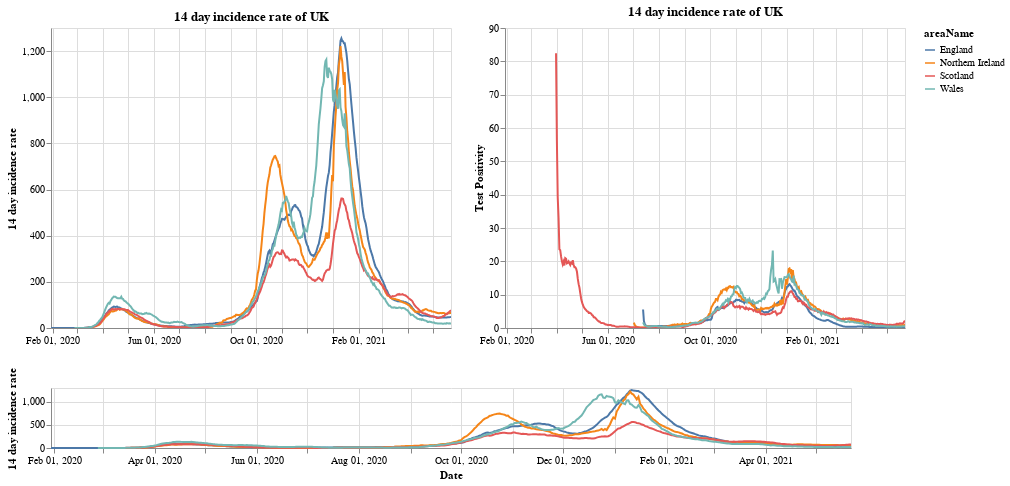

The cell this chart's notebook holds for it:
### Markdown cell above
# Plots

First a plot with each country in the UK. The top right shows the positivity rate for (which is the percentage of registered tests which were positive) while the top left is the 14 day incidence rate. The bottom chart can be used to select the timeframe (does not work on a mobile device).

### Code cell
#collapse
brush = alt.selection(type='interval', name='DateBrush',encodings=['x'],fields=['Time'])
leg_selection = alt.selection_multi(fields=['areaName'], bind='legend')

base = alt.Chart(uk_cases).mark_line().encode(
    x=alt.X("yearmonthdate(date):T", axis=alt.Axis(title='Date')),
    y=alt.Y("twoWeeklyCasesRate:Q", axis=alt.Axis(title='14 day incidence rate')),
    tooltip=['areaName', 'date','twoWeeklyCasesRate', 'testPositivity'],
    color='areaName',
    opacity=alt.condition(leg_selection, alt.value(2), alt.value(0.1))
).add_selection(leg_selection).properties(width=400)

upper = base.encode(alt.X('yearmonthdate(date):T', axis=alt.Axis(title=''),
                         scale=alt.Scale(domain=brush))
                   ).properties(title=f'14 day incidence rate of UK')
upper_right = upper.encode(alt.Y('testPositivity:Q', axis=alt.Axis(title='Test Positivity')))
lower = base.properties(height=60, width = 800).add_selection(brush)

(upper | upper_right) & lower

### Figure 1 — Vega-Lite specification as saved in the notebook (floating-point values rounded to 4 significant figures; data arrays with more than 128 entries replaced by an {"elided": "..."} marker saying what was removed)
{"config": {"view": {"continuousWidth": 400, "continuousHeight": 300}}, "vconcat": [{"hconcat": [{"mark": "line", "encoding": {"color": {"type": "nominal", "field": "areaName"}, "opacity": {"condition": {"value": 2, "selection": "selector001"}, "value": 0.1}, "tooltip": [{"type": "nominal", "field": "areaName"}, {"type": "temporal", "field": "date"}, {"type": "quantitative", "field": "twoWeeklyCasesRate"}, {"type": "quantitative", "field": "testPositivity"}], "x": {"type": "temporal", "axis": {"title": ""}, "field": "date", "scale": {"domain": {"selection": "DateBrush"}}, "timeUnit": "yearmonthdate"}, "y": {"type": "quantitative", "axis": {"title": "14 day incidence rate"}, "field": "twoWeeklyCasesRate"}}, "selection": {"selector001": {"type": "multi", "fields": ["areaName"], "bind": "legend"}}, "title": "14 day incidence rate of UK", "width": 400}, {"mark": "line", "encoding": {"color": {"type": "nominal", "field": "areaName"}, "opacity": {"condition": {"value": 2, "selection": "selector001"}, "value": 0.1}, "tooltip": [{"type": "nominal", "field": "areaName"}, {"type": "temporal", "field": "date"}, {"type": "quantitative", "field": "twoWeeklyCasesRate"}, {"type": "quantitative", "field": "testPositivity"}], "x": {"type": "temporal", "axis": {"title": ""}, "field": "date", "scale": {"domain": {"selection": "DateBrush"}}, "timeUnit": "yearmonthdate"}, "y": {"type": "quantitative", "axis": {"title": "Test Positivity"}, "field": "testPositivity"}}, "selection": {"selector001": {"type": "multi", "fields": ["areaName"], "bind": "legend"}}, "title": "14 day incidence rate of UK", "width": 400}]}, {"mark": "line", "encoding": {"color": {"type": "nominal", "field": "areaName"}, "opacity": {"condition": {"value": 2, "selection": "selector001"}, "value": 0.1}, "tooltip": [{"type": "nominal", "field": "areaName"}, {"type": "temporal", "field": "date"}, {"type": "quantitative", "field": "twoWeeklyCasesRate"}, {"type": "quantitative", "field": "testPositivity"}], "x": {"type": "temporal", "axis": {"title": "Date"}, "field": "date", "timeUnit": "yearmonthdate"}, "y": {"type": "quantitative", "axis": {"title": "14 day incidence rate"}, "field": "twoWeeklyCasesRate"}}, "height": 60, "selection": {"selector001": {"type": "multi", "fields": ["areaName"], "bind": "legend"}, "DateBrush": {"type": "interval", "encodings": ["x"], "fields": ["Time"]}}, "width": 800}], "data": {"name": "data-461d553c7f943f9563f00cde56f93cb4"}, "$schema": "https://vega.github.io/schema/vega-lite/v4.8.1.json", "datasets": {"data-461d553c7f943f9563f00cde56f93cb4": {"elided": "1824 records"}}}
